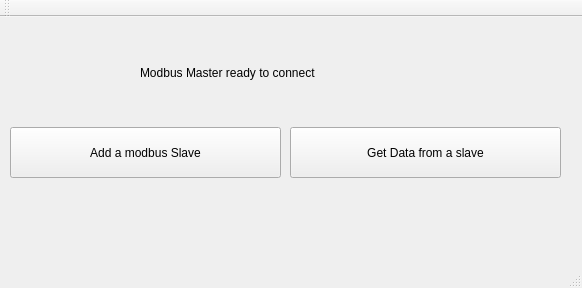
<?xml version="1.0" encoding="UTF-8"?>
<ui version="4.0">
 <class>ModbusMASTER</class>
 <widget class="QMainWindow" name="ModbusMASTER">
  <property name="geometry">
   <rect>
    <x>0</x>
    <y>0</y>
    <width>582</width>
    <height>288</height>
   </rect>
  </property>
  <property name="windowTitle">
   <string>MainWindow</string>
  </property>
  <widget class="QWidget" name="centralwidget">
   <widget class="QPushButton" name="BUT_ADD">
    <property name="geometry">
     <rect>
      <x>10</x>
      <y>110</y>
      <width>271</width>
      <height>51</height>
     </rect>
    </property>
    <property name="text">
     <string>Add a modbus Slave</string>
    </property>
   </widget>
   <widget class="QLabel" name="Intro_Label">
    <property name="geometry">
     <rect>
      <x>140</x>
      <y>30</y>
      <width>271</width>
      <height>51</height>
     </rect>
    </property>
    <property name="text">
     <string>Modbus Master ready to connect</string>
    </property>
   </widget>
   <widget class="QPushButton" name="BUT_GET">
    <property name="geometry">
     <rect>
      <x>290</x>
      <y>110</y>
      <width>271</width>
      <height>51</height>
     </rect>
    </property>
    <property name="text">
     <string>Get Data from a slave</string>
    </property>
   </widget>
  </widget>
  <widget class="QMenuBar" name="menubar">
   <property name="geometry">
    <rect>
     <x>0</x>
     <y>0</y>
     <width>582</width>
     <height>26</height>
    </rect>
   </property>
  </widget>
  <widget class="QStatusBar" name="statusbar"/>
  <widget class="QToolBar" name="toolBar">
   <property name="windowTitle">
    <string>toolBar</string>
   </property>
   <attribute name="toolBarArea">
    <enum>TopToolBarArea</enum>
   </attribute>
   <attribute name="toolBarBreak">
    <bool>false</bool>
   </attribute>
  </widget>
 </widget>
 <resources/>
 <connections/>
</ui>
